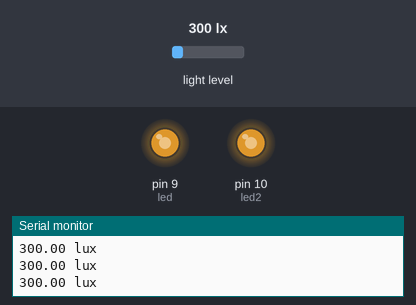
Recording of a sketch running on a simulated Arduino Uno, built with avr-gcc and run on an emulated ATmega328P. On the bench: output pins drawn as LEDs (lit = HIGH), the last lines printed to the serial monitor. The inputs (shaded band) are chosen by the test bench; at power-on: light level 300 lx.

Above: at 1.9 s.
2.0 s: light level set to 40 lx
At 2.9 s:
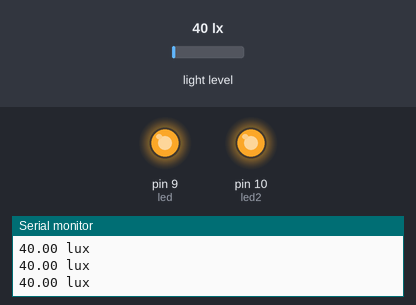
3.6 s: light level set to 1000 lx
At 4.8 s:
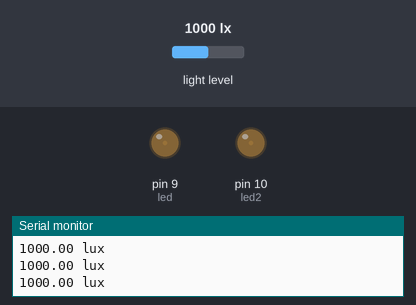
5.1 s: light level set to 1500 lx
At 6.4 s:
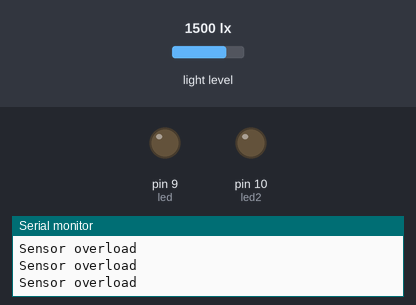
Timing chart, 0 to 8.1 s (numbered marks = the images above; inputs shaded):
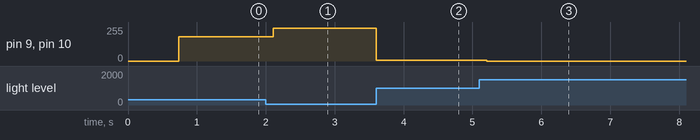

The sketch:

Sensing_Wearable.ino
```cpp
#include <Wire.h>
#include <Adafruit_Sensor.h>
#include <Adafruit_TSL2561_U.h>

/* This driver uses the Adafruit unified sensor library (Adafruit_Sensor),
   which provides a common 'type' for sensor data and some helper functions.

   To use this driver you will also need to download the Adafruit_Sensor
   library and include it in your libraries folder.

   You should also assign a unique ID to this sensor for use with
   the Adafruit Sensor API so that you can identify this particular
   sensor in any data logs, etc.  To assign a unique ID, simply
   provide an appropriate value in the constructor below (12345
   is used by default in this example).

   Connections
   ===========
   Connect SCL to I2C SCL Clock
   Connect SDA to I2C SDA Data
   Connect VCC/VDD to 3.3V or 5V (depends on sensor's logic level, check the datasheet)
   Connect GROUND to common ground

   I2C Address
   ===========
   The address will be different depending on whether you leave
   the ADDR pin floating (addr 0x39), or tie it to ground or vcc.
   The default addess is 0x39, which assumes the ADDR pin is floating
   (not connected to anything).  If you set the ADDR pin high
   or low, use TSL2561_ADDR_HIGH (0x49) or TSL2561_ADDR_LOW
   (0x29) respectively.

   History
   =======
   2013/JAN/31  - First version (KTOWN)
*/

Adafruit_TSL2561_Unified tsl = Adafruit_TSL2561_Unified(TSL2561_ADDR_FLOAT, 12345);

/**************************************************************************/
/*
    Displays some basic information on this sensor from the unified
    sensor API sensor_t type (see Adafruit_Sensor for more information)
*/
/**************************************************************************/

int led = 9;           // the 9 PWM pin the LED is attached to
int led2 = 10;           // the 10 PWM pin the LED is attached to


void displaySensorDetails(void)
{
  sensor_t sensor;
  tsl.getSensor(&sensor);
  Serial.println("------------------------------------");
  Serial.print  ("Sensor:       "); Serial.println(sensor.name);
  Serial.print  ("Driver Ver:   "); Serial.println(sensor.version);
  Serial.print  ("Unique ID:    "); Serial.println(sensor.sensor_id);
  Serial.print  ("Max Value:    "); Serial.print(sensor.max_value); Serial.println(" lux");
  Serial.print  ("Min Value:    "); Serial.print(sensor.min_value); Serial.println(" lux");
  Serial.print  ("Resolution:   "); Serial.print(sensor.resolution); Serial.println(" lux");
  Serial.println("------------------------------------");
  Serial.println("");
  delay(500);
}

/**************************************************************************/
/*
    Configures the gain and integration time for the TSL2561
*/
/**************************************************************************/
void configureSensor(void)
{
  /* You can also manually set the gain or enable auto-gain support */
  // tsl.setGain(TSL2561_GAIN_1X);      /* No gain ... use in bright light to avoid sensor saturation */
  // tsl.setGain(TSL2561_GAIN_16X);     /* 16x gain ... use in low light to boost sensitivity */
  tsl.enableAutoRange(true);            /* Auto-gain ... switches automatically between 1x and 16x */

  /* Changing the integration time gives you better sensor resolution (402ms = 16-bit data) */
  tsl.setIntegrationTime(TSL2561_INTEGRATIONTIME_13MS);      /* fast but low resolution */
  // tsl.setIntegrationTime(TSL2561_INTEGRATIONTIME_101MS);  /* medium resolution and speed   */
  // tsl.setIntegrationTime(TSL2561_INTEGRATIONTIME_402MS);  /* 16-bit data but slowest conversions */

  /* Update these values depending on what you've set above! */
  Serial.println("------------------------------------");
  Serial.print  ("Gain:         "); Serial.println("Auto");
  Serial.print  ("Timing:       "); Serial.println("13 ms");
  Serial.println("------------------------------------");
}

/**************************************************************************/
/*
    Arduino setup function (automatically called at startup)
*/
/**************************************************************************/
void setup(void)
{
  Serial.begin(9600);
  Serial.println("Light Sensor Test"); Serial.println("");

  /* Initialise the sensor */
  //use tsl.begin() to default to Wire,
  //tsl.begin(&Wire2) directs api to use Wire2, etc.
  if(!tsl.begin())
  {
    /* There was a problem detecting the TSL2561 ... check your connections */
    Serial.print("Ooops, no TSL2561 detected ... Check your wiring or I2C ADDR!");
    while(1);
  }

  /* Display some basic information on this sensor */
  displaySensorDetails();

  /* Setup the sensor gain and integration time */
  configureSensor();

  /* We're ready to go! */
  Serial.println("");

  pinMode(led, OUTPUT); // red led on pin9 as the output
  pinMode(led2, OUTPUT); // led as the output


}

/**************************************************************************/
/*
    Arduino loop function, called once 'setup' is complete (your own code
    should go here)
*/
/**************************************************************************/
void loop(void)
{
  /* Get a new sensor event */
  sensors_event_t event;
  tsl.getEvent(&event);

  /* Display the results (light is measured in lux) */
  if (event.light<=1023)
  {
    Serial.print(event.light); Serial.println(" lux");
     analogWrite(led, 255-map(event.light,0,1023,0,255));
     analogWrite(led2, 255-map(event.light,0,1023,0,255));

     // make the led lighter when the lux is low and have range output of 0 to 255 for led input value

  }
  else // if the enviornment is bright enough( greater than 1023)
  {
    /* If event.light = 0 lux the sensor is probably saturated
       and no reliable data could be generated! */
    Serial.println("Sensor overload");
    analogWrite(led, 0);
    analogWrite(led2, 0);

    // when the enviornment is bright enough, led will turn off

  }
  delay(100);
}
```

Measured:
- after the input at 2.0 s, pin 9 (led), pin 10 (led2): 181/255 → 246/255 after 0.11 s
- after the input at 3.6 s, pin 9 (led), pin 10 (led2): 246/255 → 6/255 at once
- after the input at 5.1 s, pin 9 (led), pin 10 (led2): 6/255 → 0/255 after 0.11 s
